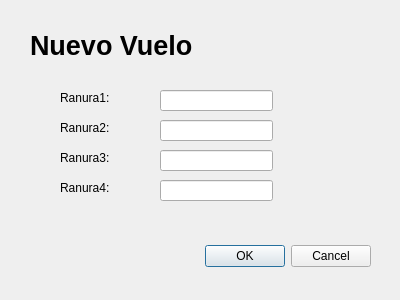
<?xml version="1.0" encoding="UTF-8"?>
<ui version="4.0">
 <class>Nuevo_Vuelo</class>
 <widget class="QDialog" name="Nuevo_Vuelo">
  <property name="geometry">
   <rect>
    <x>0</x>
    <y>0</y>
    <width>400</width>
    <height>300</height>
   </rect>
  </property>
  <property name="windowTitle">
   <string>Dialog</string>
  </property>
  <widget class="QDialogButtonBox" name="buttonBox">
   <property name="geometry">
    <rect>
     <x>30</x>
     <y>240</y>
     <width>341</width>
     <height>32</height>
    </rect>
   </property>
   <property name="orientation">
    <enum>Qt::Horizontal</enum>
   </property>
   <property name="standardButtons">
    <set>QDialogButtonBox::Cancel|QDialogButtonBox::Ok</set>
   </property>
  </widget>
  <widget class="QLabel" name="label">
   <property name="geometry">
    <rect>
     <x>30</x>
     <y>30</y>
     <width>181</width>
     <height>31</height>
    </rect>
   </property>
   <property name="font">
    <font>
     <pointsize>20</pointsize>
     <weight>75</weight>
     <bold>true</bold>
    </font>
   </property>
   <property name="text">
    <string>Nuevo Vuelo</string>
   </property>
  </widget>
  <widget class="QLineEdit" name="lineEdit">
   <property name="geometry">
    <rect>
     <x>160</x>
     <y>90</y>
     <width>113</width>
     <height>21</height>
    </rect>
   </property>
  </widget>
  <widget class="QLineEdit" name="lineEdit_2">
   <property name="geometry">
    <rect>
     <x>160</x>
     <y>120</y>
     <width>113</width>
     <height>21</height>
    </rect>
   </property>
  </widget>
  <widget class="QLineEdit" name="lineEdit_3">
   <property name="geometry">
    <rect>
     <x>160</x>
     <y>150</y>
     <width>113</width>
     <height>21</height>
    </rect>
   </property>
  </widget>
  <widget class="QLineEdit" name="lineEdit_4">
   <property name="geometry">
    <rect>
     <x>160</x>
     <y>180</y>
     <width>113</width>
     <height>21</height>
    </rect>
   </property>
  </widget>
  <widget class="QLabel" name="label_2">
   <property name="geometry">
    <rect>
     <x>60</x>
     <y>90</y>
     <width>61</width>
     <height>16</height>
    </rect>
   </property>
   <property name="text">
    <string>Ranura1:</string>
   </property>
  </widget>
  <widget class="QLabel" name="label_3">
   <property name="geometry">
    <rect>
     <x>60</x>
     <y>120</y>
     <width>61</width>
     <height>16</height>
    </rect>
   </property>
   <property name="text">
    <string>Ranura2:</string>
   </property>
  </widget>
  <widget class="QLabel" name="label_4">
   <property name="geometry">
    <rect>
     <x>60</x>
     <y>150</y>
     <width>61</width>
     <height>16</height>
    </rect>
   </property>
   <property name="text">
    <string>Ranura3:</string>
   </property>
  </widget>
  <widget class="QLabel" name="label_5">
   <property name="geometry">
    <rect>
     <x>60</x>
     <y>180</y>
     <width>61</width>
     <height>16</height>
    </rect>
   </property>
   <property name="text">
    <string>Ranura4:</string>
   </property>
  </widget>
 </widget>
 <resources/>
 <connections>
  <connection>
   <sender>buttonBox</sender>
   <signal>accepted()</signal>
   <receiver>Nuevo_Vuelo</receiver>
   <slot>accept()</slot>
   <hints>
    <hint type="sourcelabel">
     <x>248</x>
     <y>254</y>
    </hint>
    <hint type="destinationlabel">
     <x>157</x>
     <y>274</y>
    </hint>
   </hints>
  </connection>
  <connection>
   <sender>buttonBox</sender>
   <signal>rejected()</signal>
   <receiver>Nuevo_Vuelo</receiver>
   <slot>reject()</slot>
   <hints>
    <hint type="sourcelabel">
     <x>316</x>
     <y>260</y>
    </hint>
    <hint type="destinationlabel">
     <x>286</x>
     <y>274</y>
    </hint>
   </hints>
  </connection>
 </connections>
</ui>
